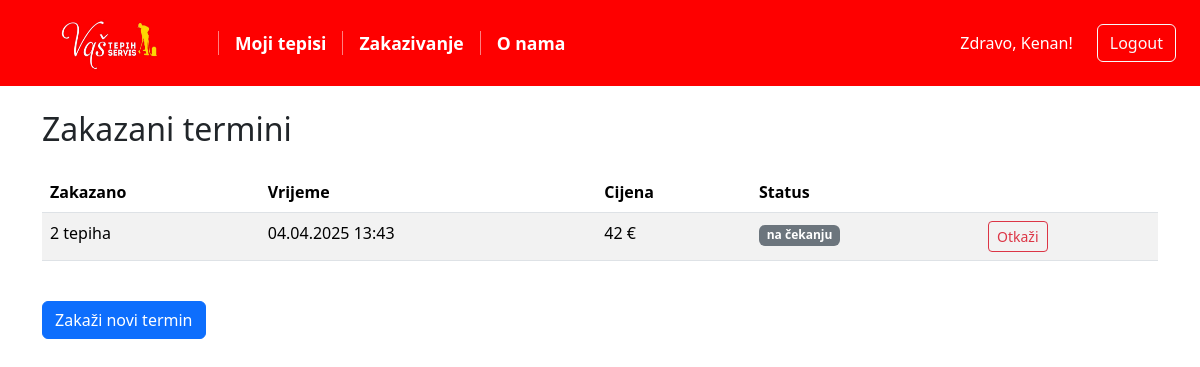
Page /moji-termini/ (signed in) on the earlier database version.
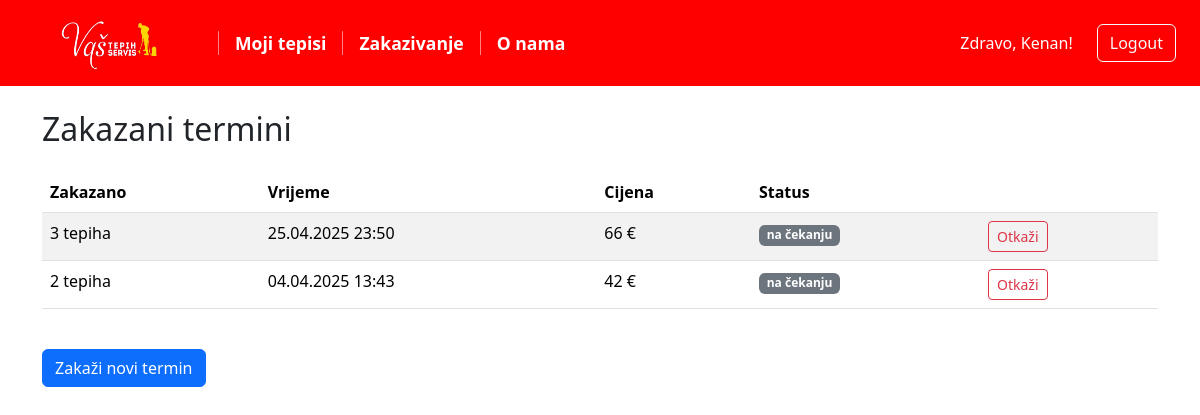
Same page on the later database version.
### core/models.py (models this page shows, shortened)
class Zakazivanje(models.Model):
    STATUSI = [
        ('na čekanju', 'Na čekanju'),
        ('primljen', 'Primljen'),
        ('u pranju', 'U pranju'),
        ('završeno', 'Završeno'),
    ]
    tepisi = models.ManyToManyField(Tepih)
    datum = models.DateTimeField()
    status = models.CharField(max_length=20, choices=STATUSI, default='na čekanju')
    datum = models.DateTimeField(blank=True)

### core/views.py (the view)
# urls.py: path('moji-termini/', views.moja_zakazivanja, name='moji-termini'),
@login_required
def moja_zakazivanja(request):
    profile = request.user.userprofile
    zakazi = Zakazivanje.objects.filter(tepisi__korisnik=profile).distinct().order_by('-datum')
    cena_po_m2 = 2  # Cena po m², možeš ovo kasnije staviti u settings ako hoćeš
    for zakazivanje in zakazi:
        ukupna_povrsina = sum(t.velicina_m2 for t in zakazivanje.tepisi.all())
        zakazivanje.ukupna_povrsina = ukupna_povrsina
        zakazivanje.cena = round(ukupna_povrsina * cena_po_m2)
    return render(request, 'core/moja_zakazivanja.html', {
        'zakazi': zakazi
    })

### templates/core/moja_zakazivanja.html (shortened to what this page needs)
{% extends "core/base.html" %}
{% block content %}
<h2 class="mb-4">Zakazani termini</h2>
{% if zakazi %}
    <table class="table table-striped">
        <thead>
            <tr>
                <th>Zakazano</th>
                <th>Vrijeme</th>
                <th>Cijena</th>
                <th>Status</th>
                <th></th>
            </tr>
        </thead>
        <tbody>
            {% for z in zakazi %}
                <tr>
                    <td>
                        {% if z.tepisi.count == 1 %}
                            1 tepih
                        {% else %}
                            {{ z.tepisi.count }} tepiha
                        {% endif %}
                    </td>
                    <td>{{ z.datum|date:"d.m.Y H:i" }}</td>
                    <td>{{ z.cena }} €</td>
                    <td><span class="badge bg-secondary">{{ z.status }}</span></td>
                    <td>
                        <form method="post" action="{% url 'otkazi-zakazivanje' z.id %}">
                            <button type="submit" class="btn btn-sm btn-outline-danger" onclick="return confirm('Da li ste sigurni da želite da otkažete ovaj termin?');">
                                Otkaži
                            </button>
                        </form>
                    </td>
                </tr>
            {% endfor %}
        </tbody>
    </table>
    <a href="{% url 'zakazivanje' %}" class="btn btn-primary mt-4">Zakaži novi termin</a>
{% else %}
    <p>Nemate zakazanih termina.</p>
    <a href="{% url 'zakazivanje' %}" class="btn btn-primary btn-lg mt-4">Zakaži termin</a>
{% endif %}
{% endblock %}

Differences in the rows shown:
added Zakazivanje: tepisi.count "3", datum "25.04.2025 23:50", cena "66", status "na čekanju"
